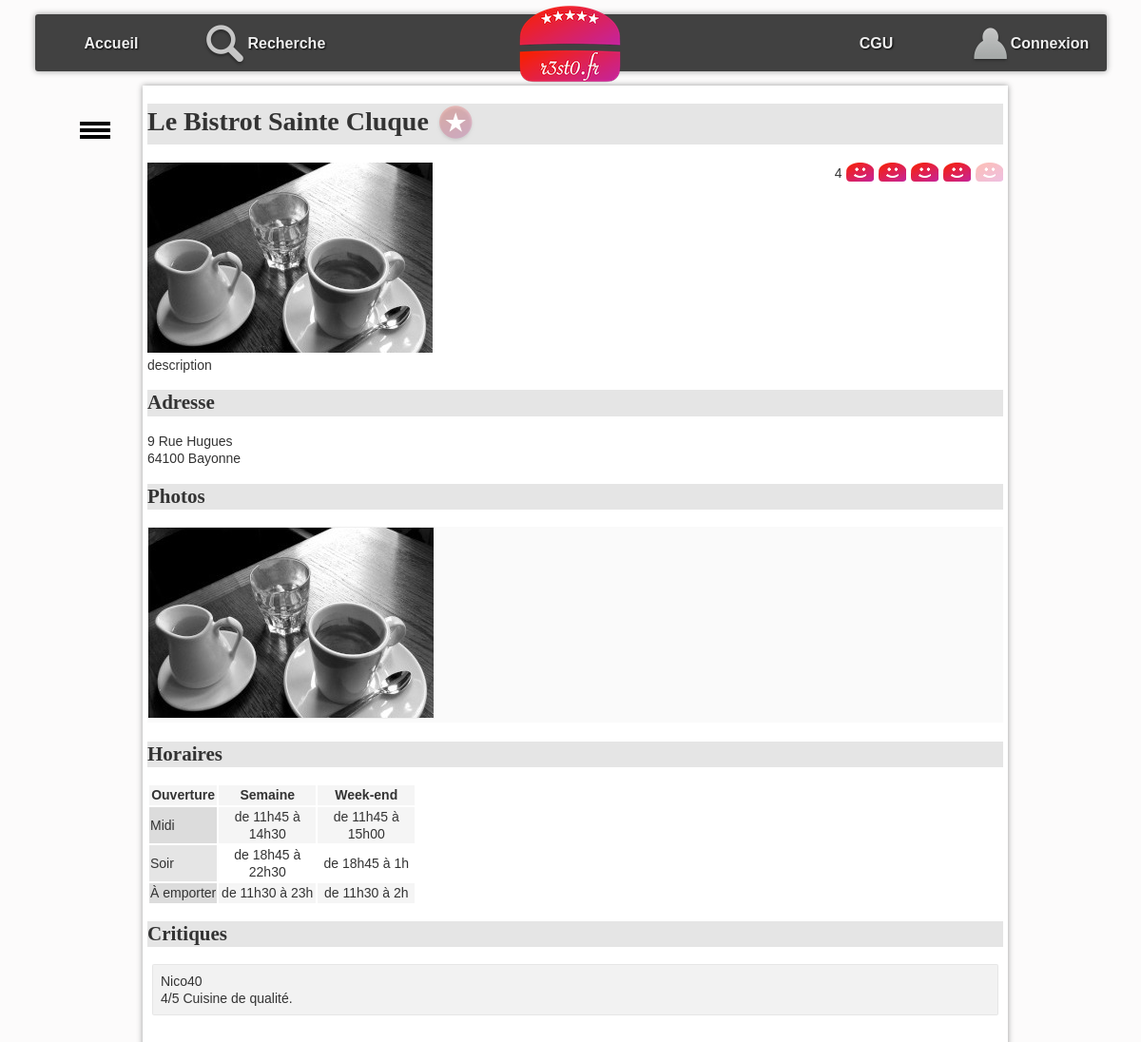
The app's page /?action=detail&idR=6 with its own data.
### tables this page shows
CREATE TABLE resto (
  idR bigint(20) NOT NULL,
  nomR varchar(255) DEFAULT NULL,
  numAdrR varchar(20) DEFAULT NULL,
  voieAdrR varchar(255) DEFAULT NULL,
  cpR char(5) DEFAULT NULL,
  villeR varchar(255) DEFAULT NULL,
  latitudeDegR float DEFAULT NULL,
  longitudeDegR float DEFAULT NULL,
  descR text DEFAULT NULL,
  horairesR text DEFAULT NULL
);

CREATE TABLE photo (
  idP bigint(20) NOT NULL,
  cheminP varchar(255) DEFAULT NULL,
  idR bigint(20) DEFAULT NULL
);

CREATE TABLE critiquer (
  idR bigint(20) NOT NULL,
  note int(11) DEFAULT NULL,
  commentaire varchar(4096) DEFAULT NULL,
  idU bigint(20) NOT NULL
);

CREATE TABLE utilisateur (
  idU bigint(20) NOT NULL,
  mailU varchar(150) NOT NULL,
  mdpU varchar(50) DEFAULT NULL,
  pseudoU varchar(50) DEFAULT NULL
);

### index.php (called while the page is built, shortened)
<?php
require_once "getRacine.php";
require_once "$racine/includes/autoload.inc.php";
require_once "$racine/includes/authentification.inc.php";
if (isset($_GET["action"])){
    $action = $_GET["action"];
}
else{
    $action = "defaut";
}
$fichier = controleurPrincipal($action);
try{
    require_once "$racine/controleur/$fichier";
} catch (Throwable $e) {
    ajouterMessage($action." : ".$e->getMessage());
    $titre = "Erreur";
    require_once "$racine/vue/entete.html.php";
    require_once "$racine/vue/pied.html.php";
}

### includes/autoload.inc.php (called while the page is built, shortened)
<?php
function chargeurBaseEspacesDeNoms(string $className) {
    $fileName = __DIR__ . '/../';
    $fileName .= str_replace('\\', DIRECTORY_SEPARATOR, $className) . '.class.php';
}

### modele/dao/Bdd.class.php (called while the page is built, shortened)
<?php
class Bdd {
    private static ?PDO $pdo=null;
    private static $login = "resto_util";
    private static $mdp = "secret";
    private static $bd = "resto2";
    private static $serveur = "localhost";
    private static $pdoOptions = array  (
        PDO::MYSQL_ATTR_INIT_COMMAND => "SET NAMES utf8"
        ,PDO::ATTR_ERRMODE => PDO::ERRMODE_EXCEPTION
                                        );
    public static function connecter() : ?PDO  {
        if (is_null(self::$pdo)) {
                self::$pdo = new PDO("mysql:host=".self::$serveur.";dbname=".self::$bd, self::$login, self::$mdp, self::$pdoOptions);
        }
        return self::$pdo;
    }
    public static function getConnexion() : ?PDO {
        return self::$pdo;
    }
}

### modele/dao/RestoDAO.class.php (called while the page is built, shortened)
<?php
class RestoDAO {
    public static function getOneById(int $id): ?Resto {
        $leResto = null;
        try {
            $requete = "SELECT * FROM resto WHERE idR = :idR";
            $stmt = Bdd::getConnexion()->prepare($requete);
            $stmt->bindParam(':idR', $id, PDO::PARAM_INT);
            $ok = $stmt->execute();
            if ($ok && $stmt->rowCount() > 0) {
                $enreg = $stmt->fetch(PDO::FETCH_ASSOC);
                $leResto = self::enregistrementVersObjet($enreg);
            }
        } catch (PDOException $e) {
            throw new Exception("Erreur dans la méthode " . get_called_class() . "::getOneById : <br/>" . $e->getMessage());
        }
        return $leResto;
    }
    private static function enregistrementVersObjet(array $enreg): Resto {
        $id = $enreg['idR'];
        $leResto = new Resto(
                $enreg['idR'], $enreg['nomR'], $enreg['numAdrR'], $enreg['voieAdrR'], $enreg['cpR'], $enreg['villeR'],
                $enreg['latitudeDegR'], $enreg['longitudeDegR'], $enreg['descR'], $enreg['horairesR']
        );
        $lesCritiques = CritiqueDAO::getAllByResto($id);
        $lesPhotos = PhotoDAO::getAllByResto($id);
        $leResto->setLesPhotos($lesPhotos);
        $leResto->setLesCritiques($lesCritiques);
        return $leResto;
    }
}

### modele/dao/CritiqueDAO.class.php (called while the page is built, shortened)
<?php
class CritiqueDAO {
    public static function getNoteMoyenneByIdR(int $idR): float {
        $retour = -1;
        try {
            $requete = "select avg(note) as moyenne from critiquer where idR=:idR";
            $stmt = Bdd::getConnexion()->prepare($requete);
            $stmt->bindParam(':idR', $idR, PDO::PARAM_INT);
            $ok = $stmt->execute();
            if ($ok && $stmt->rowCount() > 0) {
                $enreg = $stmt->fetch(PDO::FETCH_ASSOC);
                if (!is_null($enreg["moyenne"])){
                    $retour = $enreg["moyenne"];
                }
            }
        } catch (PDOException $e) {
            throw new Exception("Erreur dans la méthode " . get_called_class() . "::getNoteMoyenneByIdR : <br/>" . $e->getMessage());
        }
        return $retour;
    }
    public static function getAllByResto(int $idR): array {
        $lesObjets = array();
        try {
            $requete = "SELECT * FROM critiquer c"
                    . " INNER JOIN utilisateur u ON  c.idU = u.idU "
                    . " WHERE idR = :idR";
            $stmt = Bdd::getConnexion()->prepare($requete);
            $stmt->bindParam(':idR', $idR, PDO::PARAM_INT);
            $ok = $stmt->execute();
            if ($ok) {
                while ($enreg = $stmt->fetch(PDO::FETCH_ASSOC)) {
                    $user = new Utilisateur($enreg['idU'], $enreg['mailU'], $enreg['mdpU'], $enreg['pseudoU']);
                    $lesObjets[] = new Critique($enreg['note'], $enreg['commentaire'], $user);
                }
            }
        } catch (PDOException $e) {
            throw new Exception("Erreur dans la méthode " . get_called_class() . "::getAllByResto : <br/>" . $e->getMessage());
        }
        return $lesObjets;
    }
}

### modele/dao/PhotoDAO.class.php (called while the page is built, shortened)
<?php
class PhotoDAO {
    public static function getAllByResto(int $idR): array {
        $lesObjets = array();
        try {
            $requete = "SELECT * FROM photo WHERE idR = :idR";
            $stmt = Bdd::getConnexion()->prepare($requete);
            $stmt->bindParam(':idR', $idR, PDO::PARAM_INT);
            $ok = $stmt->execute();
            if ($ok) {
                while ($enreg = $stmt->fetch(PDO::FETCH_ASSOC)) {
                    $lesObjets[] = new Photo($enreg['idP'], $enreg['cheminP']);
                }
            }
        } catch (PDOException $e) {
            throw new Exception("Erreur dans la méthode " . get_called_class() . "::getAllByResto : <br/>" . $e->getMessage());
        }
        return $lesObjets;
    }
}

### modele/metier/Resto.class.php (called while the page is built, shortened)
<?php
class Resto {
    private int $idR;
    private ?string $nomR;
    private ?string $numAdr;
    private ?string $voieAdr;
    private ?string $cpR;
    private ?string $villeR;
    private ?string $descR;
    private ?string $horairesR;
    private array $lesPhotos;
    private array $lesCritiques;
    function __construct(int $idR, string $nomR, ?string $numAdr, ?string $voieAdr, ?string $cpR, ?string $villeR, ?float $latitudeDegR, ?float $longitudeDegR, ?string $descR, ?string $horairesR) {
        $this->idR = $idR;
        $this->nomR = $nomR;
        $this->numAdr = $numAdr;
        $this->voieAdr = $voieAdr;
        $this->cpR = $cpR;
        $this->villeR = $villeR;
        $this->descR = $descR;
        $this->horairesR = $horairesR;
        $this->lesCritiques = array();
        $this->lesPhotos = array();
    }
    function getIdR(): int {
        return $this->idR;
    }
    function getNomR(): ?string {
        return $this->nomR;
    }
    function getNumAdr(): ?string {
        return $this->numAdr;
    }
    function getVoieAdr(): ?string {
        return $this->voieAdr;
    }
    function getCpR(): ?string {
        return $this->cpR;
    }
    function getVilleR(): ?string {
        return $this->villeR;
    }
    function getDescR(): ?string {
        return $this->descR;
    }
    function getHorairesR(): ?string {
        return $this->horairesR;
    }
    function getLesPhotos(): array {
        return $this->lesPhotos;
    }
    function getLesCritiques(): array {
        return $this->lesCritiques;
    }
    function setLesPhotos(array $lesPhotos): void {
        $this->lesPhotos = $lesPhotos;
    }
    function setLesCritiques(array $lesCritiques): void {
        $this->lesCritiques = $lesCritiques;
    }
}

### includes/authentification.inc.php (called while the page is built, shortened)
<?php
function getIdULoggedOn(): int {
    if (isLoggedOn()) {
        $ret = intval($_SESSION["idU"]);
    } else {
        $ret = 0;
    }
    return $ret;
}
function isLoggedOn(): bool {
    $ret = false;
    return $ret;
}

### modele/dao/AimerDAO.class.php (called while the page is built, shortened)
<?php
class AimerDAO {
    public static function estAimeById(int $idU, int $idR): bool {
        $retour = false;
        try {
            $requete = "SELECT * FROM aimer WHERE idR=:idR AND idU=:idU";
            $stmt = Bdd::getConnexion()->prepare($requete);
            $stmt->bindParam(':idU', $idU, PDO::PARAM_INT);
            $stmt->bindParam(':idR', $idR, PDO::PARAM_INT);
            $ok = $stmt->execute();
        } catch (PDOException $e) {
            throw new Exception("Erreur dans la méthode " . get_called_class() . "::estAimeByIdU : <br/>" . $e->getMessage());
        }
        return $retour;
    }
}

### modele/metier/Photo.class.php (called while the page is built, shortened)
<?php
class Photo {
    private string $cheminP;
    function __construct(int $idP, string $cheminP) {
        $this->cheminP = $cheminP;
    }
    function getCheminP(): string {
        return $this->cheminP;
    }
}

### modele/metier/Critique.class.php (called while the page is built, shortened)
<?php
class Critique {
    private ?int $note;
     private ?string $commentaire;
     private Utilisateur $leUtilisateur;
     function __construct(?int $note, ?string $commentaire, Utilisateur $unUtil) {
         $this->note = $note;
         $this->commentaire = $commentaire;
         $this->leUtilisateur = $unUtil;
     }
    function getNote(): ?int {
        return $this->note;
    }
    function getCommentaire(): ?string {
        return $this->commentaire;
    }
    function getLeUtilisateur(): Utilisateur {
        return $this->leUtilisateur;
    }
}

### modele/metier/Utilisateur.class.php (called while the page is built, shortened)
<?php
class Utilisateur {
    private ?string $pseudoU;
    function __construct(int $idU, string $mailU, ?string $mdpU, ?string $pseudoU) {
        $this->pseudoU = $pseudoU;
    }
    function getPseudoU(): ?string {
        return $this->pseudoU;
    }
}

### vue/vueDetailResto.php (the view, shortened to what this page needs)
<h1><?= $unResto->getNomR(); ?>
    <?php if ($aimer != false) { ?>
        <a href="./?action=aimer&idR=<?= $unResto->getIdR(); ?>" ><img class="aimer" src="images/aime.png" alt="j'aime ce restaurant"></a>
    <?php } else { ?>
        <a href="./?action=aimer&idR=<?= $unResto->getIdR(); ?>" ><img class="aimer" src="images/aimepas.png" alt="je n'aime pas encore ce restaurant"></a>
    <?php } ?>
</h1>
<span id="note">
    <?php echo $noteMoyNotAround; ?>
    <?php for ($i = 1; $i <= 5; $i++) { ?>
        <a class="aimer" href="./?action=noter&note=<?= $i ?>&idR=<?= $unResto->getIdR(); ?>" >
            <?php if ($i <= $noteMoy) { ?>
                <img class="note" src="images/like.png" alt="">
            <?php } else {
                ?>
                <img class="note" src="images/neutre.png" alt="line neutre">
            <?php } ?>
        </a>
    <?php } ?>
</span>
<p id="principal">
    <?php
    if (count($lesPhotos) > 0) {
        $laPhoto = $lesPhotos[0];
        ?>
        <img src="photos/<?= $laPhoto->getCheminP() ?>" alt="photo du restaurant" />
    <?php } ?>
    <br />
    <?= $unResto->getDescR(); ?>
</p>
<h2 id="adresse">
    Adresse
</h2>
<p>
    <?= $unResto->getNumAdr(); ?>
    <?= $unResto->getVoieAdr(); ?><br />
    <?= $unResto->getCpR(); ?>
    <?= $unResto->getVilleR(); ?>
</p>
<h2 id="photos">
    Photos
</h2>
<ul id="galerie">
    <?php
    foreach ($lesPhotos as $laPhoto) {
        ?>
        <li> <img class="galerie" src="photos/<?= $laPhoto->getCheminP() ?>" alt="" /></li>
        <?php
    }
    ?>
</ul>
<h2 id="horaires">
    Horaires
</h2>
<?= $unResto->getHorairesR(); ?>
<h2 id="crit">Critiques</h2>
<ul id="critiques">
    <?php
    foreach ($critiques as $uneCritique) {
        ?>
        <li>
            <span>
                <?= $uneCritique->getLeUtilisateur()->getPseudoU() ?>
            </span>
            <div>
                <span>
                    <?php
                    if ($uneCritique->getNote()) {
                        ?>
                        <?= $uneCritique->getNote() ?>/5
                        <?php
                    }
                    ?>
                </span>
                <span><?= $uneCritique->getCommentaire() ?> </span>
            </div>
        </li>
    <?php } ?>
</ul>

### css/base.css (style rules this page uses)
:root { --largeurPage: 900px; --largeurMenuCont : 200px; --margeCalc: calc((100% - var(--largeurPage)) / 2); --margeMenuHaut : 15px; --hauteurMenuGene:60px; --coulA1:#5A7694; --coulA2:#D7E5ED; --coulB1:#566459; --coulB2:#90974A; --coulC:#CDBCA0; --fondC:#fcfbfb; --padding_cote:5px; }
body { font-family: Arial; color : #333; font-size : 14px; line-height : 1.3; scroll-behavior: smooth; background-color : var(--fondC); }
a.aimer { text-decoration: none; }

### css/cgu.css (style rules this page uses)
h1,h2,h3,h4 { font-family: Futura; background-color : rgba(0,0,0,0.1); }
td.cell { text-align : center; width : 100px; }
td.label { background-color : rgba(0,0,0,0.1); }
tr:nth-child(odd) { background-color : rgb(245,245,245); }

### css/corps.css (style rules this page uses)
#galerie { margin-top : 0px; margin-bottom : 20px; padding-left : 0px; background-color : rgb(250,250,250); }
#galerie li { display : inline-block; }
img.note { padding-left : 1px; vertical-align : sub; }
img.galerie { border:1px solid rgb(239,239,239); }
#note { float : right; }
img.aimer { vertical-align : middle; }
#critiques { list-style-type : none; padding-left : 0px; }
#critiques>li { border:1px solid rgba(0,0,0,0.05); background-color:rgba(0,0,0,0.05); padding:8px; margin:5px; border-radius: 2px; }

### records on screen
resto: nomR "Le Bistrot Sainte Cluque", descR "description", numAdrR "9", voieAdrR "Rue Hugues", cpR "64100", villeR "Bayonne", horairesR "Ouverture Semaine Week-end Midi de 11h45 à 14h30 de 11h45 à 15h00 Soir de 18h45 à 22h30 de 18h45 à 1h À emporter de 11h30 à 23h de 11h30 à 2h"
photo: cheminP (picture)
critiquer: idU.pseudoU "Nico40", note "4", commentaire "Cuisine de qualité."

### other values on screen
$noteMoyNotAround "4"
